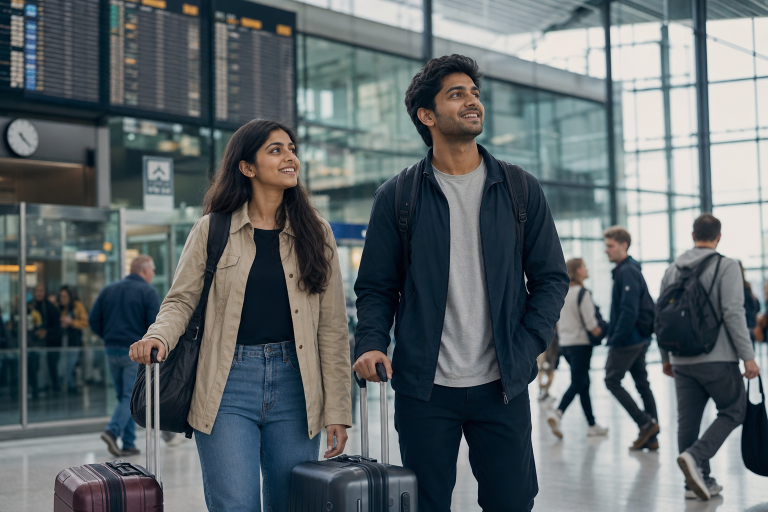
#> input picture promo-video/frames/02_arrival.jpg, 1536 x 1024 px, given in place of p01_host_phone.jpg, which was not available (shown at 1/2 size)
$ python build_v2.py
#> lines starting #> are read from the running program, lines starting #| are printed output that depends on the picture; after the words box and inside, x2 and y2 are one past the last pixel; in counts of white or black regions, pixels touching at a corner belong together; pictures that were not available may be replaced by others from this repository, and a replacement may not be noted
#!/usr/bin/env python3
"""Build findIndian.de promotional video with Indian female VO + product scenes."""
from __future__ import annotations

import math
import subprocess
import struct
import wave
from pathlib import Path

from PIL import Image, ImageDraw, ImageEnhance, ImageFilter, ImageFont, ImageOps

ROOT = Path("/Users/vyasreddy/work/findindian.de/findindian-mobile/promo-video")
ASSETS = Path("/Users/vyasreddy/.cursor/projects/Users-vyasreddy-work-findindian-de/assets")
SHOTS = Path("/Users/vyasreddy/work/findindian.de/findindian-mobile/screenshots")
FRAMES = ROOT / "frames"
PREP = ROOT / "prepared_v2"
CLIPS = ROOT / "clips_v2"
OUT = ROOT / "out"

W, H = 1920, 1080
FPS = 30
FADE = 0.55
PAUSE = 0.35

# VO line durations from say -v Tara (seconds)
LINE_DURS = [
    2.670522,
    3.150023,
    4.902041,
    2.483220,
    4.305805,
    3.481950,
    2.425261,
    3.243719,
]

CAPTIONS = [
    "Moving to Germany?",
    "Housing · Jobs · Community",
    "findIndian.de — Connect Indians in Germany",
    "Find Indians near you",
    "Posts · Accommodation · Jobs",
    "One community. Zero spam.",
    "Connect · Meet · Grow Together",
    "Join findIndian.de today",
]


def font(size: int) -> ImageFont.FreeTypeFont:
    for path in (
        "/System/Library/Fonts/Supplemental/Arial Bold.ttf",
        "/System/Library/Fonts/Supplemental/Georgia Bold.ttf",
        "/System/Library/Fonts/Supplemental/Arial.ttf",
    ):
        try:
            return ImageFont.truetype(path, size=size)
        except OSError:
            continue
    return ImageFont.load_default()


def cover(img: Image.Image, tw: int, th: int) -> Image.Image:
    scale = max(tw / img.width, th / img.height)
    nw, nh = int(img.width * scale + 0.5), int(img.height * scale + 0.5)
    img = img.resize((nw, nh), Image.Resampling.LANCZOS)
    left, top = (nw - tw) // 2, (nh - th) // 2
    return img.crop((left, top, left + tw, top + th))


def rounded_rect_mask(size: tuple[int, int], radius: int) -> Image.Image:
    mask = Image.new("L", size, 0)
    d = ImageDraw.Draw(mask)
    d.rounded_rectangle((0, 0, size[0] - 1, size[1] - 1), radius=radius, fill=255)
    return mask


def phone_mockup(screenshot: Image.Image, bg: Image.Image, caption: str) -> Image.Image:
    """Place a phone screenshot on a blurred lifestyle background."""
    canvas = cover(bg.convert("RGB"), W, H)
    canvas = ImageEnhance.Brightness(canvas).enhance(0.55)
    canvas = canvas.filter(ImageFilter.GaussianBlur(12))
    # dark gradient for readability
    overlay = Image.new("RGBA", (W, H), (0, 0, 0, 0))
    od = ImageDraw.Draw(overlay)
    for y in range(H):
        a = int(40 + 90 * (y / H))
        od.line([(0, y), (W, y)], fill=(8, 16, 40, a // 3))

    # phone geometry
    phone_h = 920
    phone_w = int(phone_h * (screenshot.width / screenshot.height))
    phone_w = min(phone_w, 430)
    phone_h = int(phone_w * (screenshot.height / screenshot.width))

    bezel = 18
    radius = 48
    frame_w, frame_h = phone_w + bezel * 2, phone_h + bezel * 2
    frame = Image.new("RGBA", (frame_w, frame_h), (20, 20, 24, 255))
    frame_mask = rounded_rect_mask((frame_w, frame_h), radius)
    screen = screenshot.convert("RGB").resize((phone_w, phone_h), Image.Resampling.LANCZOS)
    screen_rgba = screen.convert("RGBA")
    screen_mask = rounded_rect_mask((phone_w, phone_h), radius - 10)
    # paste screen into frame
    frame.paste(screen_rgba, (bezel, bezel), screen_mask)
    # subtle highlight rim
    rim = Image.new("RGBA", (frame_w, frame_h), (0, 0, 0, 0))
    rd = ImageDraw.Draw(rim)
    rd.rounded_rectangle((1, 1, frame_w - 2, frame_h - 2), radius=radius, outline=(255, 255, 255, 50), width=2)

    # drop shadow
    shadow = Image.new("RGBA", (frame_w + 40, frame_h + 40), (0, 0, 0, 0))
    sd = ImageDraw.Draw(shadow)
    sd.rounded_rectangle((20, 28, 20 + frame_w, 28 + frame_h), radius=radius, fill=(0, 0, 0, 140))
    shadow = shadow.filter(ImageFilter.GaussianBlur(18))

    base = canvas.convert("RGBA")
    base = Image.alpha_composite(base, overlay)
    px = (W - frame_w) // 2
    py = (H - frame_h) // 2 - 30
    base.paste(shadow, (px - 20, py - 20), shadow)
    base.paste(frame, (px, py), frame_mask)
    base.paste(rim, (px, py), rim)

    # caption
    draw = ImageDraw.Draw(base)
    f = font(46)
    bbox = draw.textbbox((0, 0), caption, font=f)
    tw = bbox[2] - bbox[0]
    x = (W - tw) // 2
    y = H - 100
    # caption pill
    pad_x, pad_y = 28, 14
    pill = Image.new("RGBA", (tw + pad_x * 2, (bbox[3] - bbox[1]) + pad_y * 2), (0, 0, 0, 0))
    pd = ImageDraw.Draw(pill)
    pd.rounded_rectangle((0, 0, pill.width - 1, pill.height - 1), radius=18, fill=(0, 0, 0, 150))
    base.paste(pill, (x - pad_x, y - pad_y), pill)
    draw = ImageDraw.Draw(base)
    draw.text((x, y), caption, font=f, fill=(255, 255, 255, 245))
    return base.convert("RGB")


def lifestyle_caption(bg_path: Path, caption: str, darken: float = 0.78) -> Image.Image:
    img = cover(Image.open(bg_path).convert("RGB"), W, H)
    img = ImageEnhance.Color(img).enhance(1.06)
    img = ImageEnhance.Contrast(img).enhance(1.05)
    img = ImageEnhance.Brightness(img).enhance(darken)
    rgba = img.convert("RGBA")
    overlay = Image.new("RGBA", (W, H), (0, 0, 0, 0))
    d = ImageDraw.Draw(overlay)
    bar_h = 220
    for y in range(bar_h):
        a = int(185 * (y / bar_h) ** 1.15)
        d.line([(0, H - bar_h + y), (W, H - bar_h + y)], fill=(0, 0, 0, a))
    f = font(48)
    bbox = d.textbbox((0, 0), caption, font=f)
    tw = bbox[2] - bbox[0]
    x = (W - tw) // 2
    y = H - 120
    d.text((x + 2, y + 2), caption, font=f, fill=(0, 0, 0, 160))
    d.text((x, y), caption, font=f, fill=(255, 255, 255, 245))
    return Image.alpha_composite(rgba, overlay).convert("RGB")


# [93 lines left out: functions endcard, ken_burns, soft_ambient, scene_durations, not called in this run]


def main() -> None:
    for d in (FRAMES, PREP, CLIPS, OUT):
        d.mkdir(parents=True, exist_ok=True)

    # Sync generated lifestyle assets
    for name in (
        "p01_host_phone.jpg",
        "p02_meet_community.jpg",
        "p03_housing.jpg",
        "p04_jobs_career.jpg",
        "p05_map_phone.jpg",
        "01_host.jpg",
        "06_brandenburg.jpg",
        "08_endcard_bg.jpg",
    ):
        src = ASSETS / name
        if src.exists():
            (FRAMES / name).write_bytes(src.read_bytes())

    print("Compositing promotional frames...")
    # 1 host
    lifestyle_caption(FRAMES / "p01_host_phone.jpg", CAPTIONS[0], 0.9).save(PREP / "s01.jpg", quality=95)
#> in cover, `scale = max(tw / img.width, th / img.height)`: scale = 1.25
#> in cover, `nw, nh = int(img.width * scale + 0.5), int(img.height * scale + 0.5)`: nw = 1920; nh = 1280
#> in cover, `left, top = (nw - tw) // 2, (nh - th) // 2`: left = 0; top = 100
#> in cover, `return img.crop((left, top, left + tw, top + th))`:
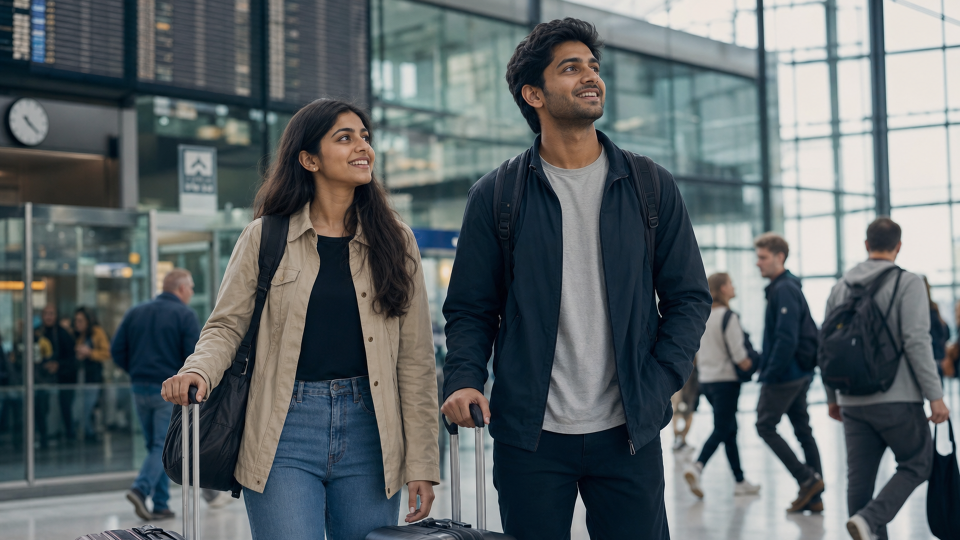
#> returned value: PIL image 1920x1080 RGB (shown at 1/2 size); mean R, G, B 93.8, 102, 104.6
#> in lifestyle_caption, `overlay = Image.new("RGBA", (W, H), (0, 0, 0, 0))`: overlay: PIL image 1920x1080 RGBA; every value is 0
#> in lifestyle_caption, `bbox = d.textbbox((0, 0), caption, font=f)`: bbox = (0, 9, 498, 55)
#> in lifestyle_caption, `tw = bbox[2] - bbox[0]`: tw = 498
#> in lifestyle_caption, `x = (W - tw) // 2`: x = 711
    # 2 community meet / overwhelm -> housing vibe
    lifestyle_caption(FRAMES / "p03_housing.jpg", CAPTIONS[1], 0.82).save(PREP / "s02.jpg", quality=95)
#> call 2 of lifestyle_caption, with caption = 'Housing · Jobs · Community', darken = 0.82
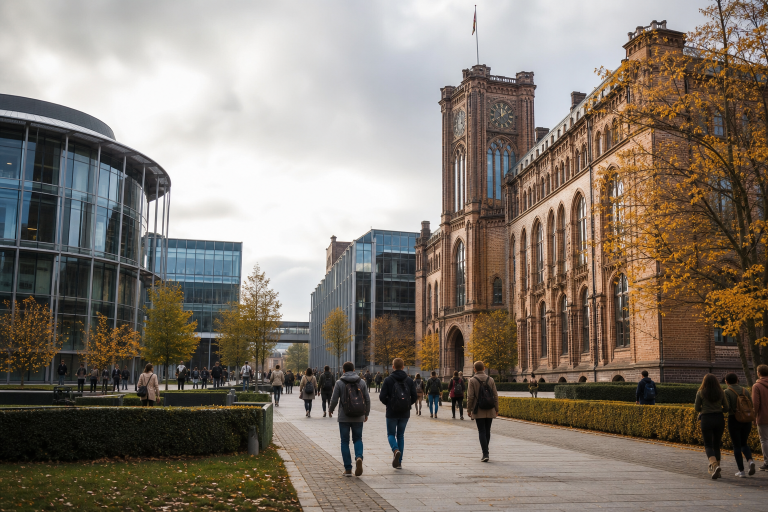
#> input picture promo-video/frames/03_campus.jpg, 1536 x 1024 px, given in place of p03_housing.jpg, which was not available (shown at 1/2 size)
#> in lifestyle_caption (call 2), `img = ImageEnhance.Brightness(img).enhance(darken)`:
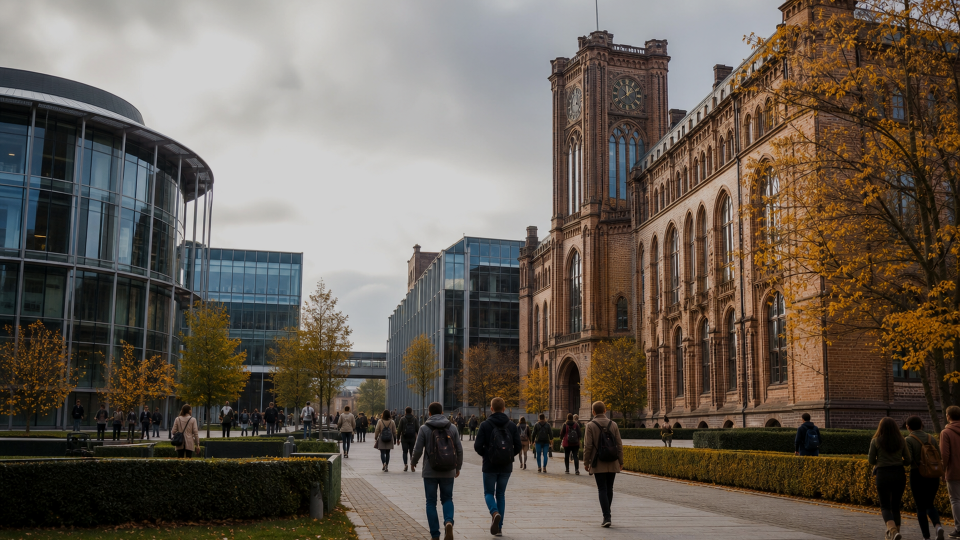
#> img: PIL image 1920x1080 RGB (shown at 1/2 size); mean R, G, B 103.2, 93.9, 84.2
#> in lifestyle_caption (call 2), `bbox = d.textbbox((0, 0), caption, font=f)`: bbox = (0, 9, 664, 55)
#> in lifestyle_caption (call 2), `tw = bbox[2] - bbox[0]`: tw = 664
#> in lifestyle_caption (call 2), `x = (W - tw) // 2`: x = 628
    # 3 brand why
    lifestyle_caption(FRAMES / "p02_meet_community.jpg", CAPTIONS[2], 0.78).save(PREP / "s03.jpg", quality=95)
    # 4 members map screenshot
    members = Image.open(SHOTS / "members_screenshot.jpeg")
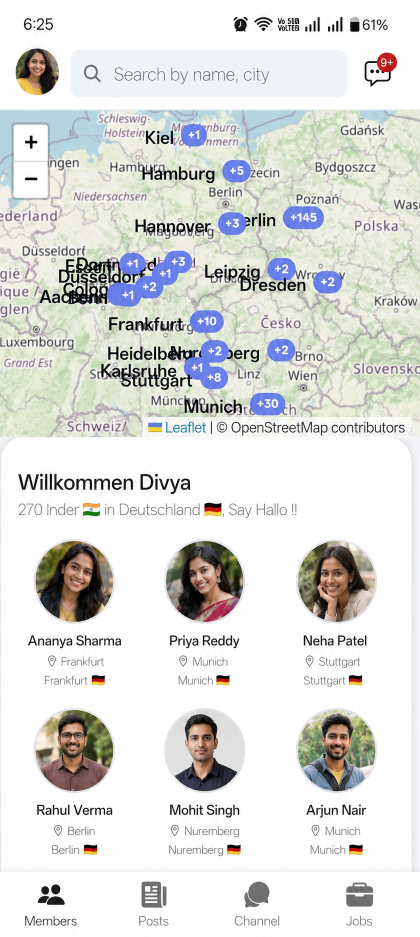
#> input picture screenshots/members_screenshot.jpeg, 840 x 1873 px, found by its file name (shown at 1/2 size)
#> members is the input picture: PIL image 840x1873 RGB; mean R, G, B 220.7, 221.5, 218.8
    phone_mockup(members, Image.open(FRAMES / "p05_map_phone.jpg"), CAPTIONS[3]).save(PREP / "s04.jpg", quality=95)
#> in rounded_rect_mask, `mask = Image.new("L", size, 0)`: mask: PIL image 448x954 L; every value is 0
#> in phone_mockup, `frame_mask = rounded_rect_mask((frame_w, frame_h), radius)`:
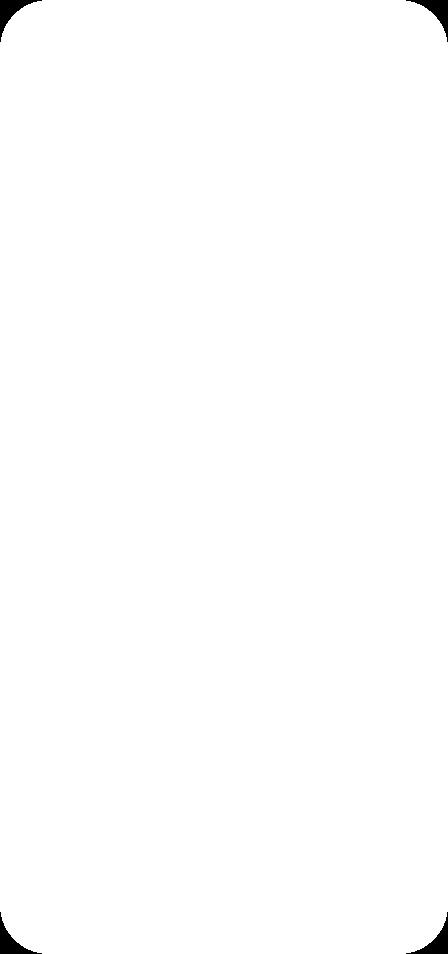
#> frame_mask: PIL image 448x954 L; 99.5% white; 4 black regions, box (x1, y1, x2, y2) and area: (0, 0, 42, 42) 508, (406, 0, 448, 42) 508, (0, 912, 42, 954) 508, (406, 912, 448, 954) 508
#> in rounded_rect_mask (call 2), `mask = Image.new("L", size, 0)`: mask: PIL image 412x918 L; every value is 0
#> in phone_mockup, `screen_mask = rounded_rect_mask((phone_w, phone_h), radius - 10)`: screen_mask: PIL image 412x918 L; 99.7% white; 4 black regions, box (x1, y1, x2, y2) and area: (0, 0, 32, 32) 321, (380, 0, 412, 32) 321, (0, 886, 32, 918) 321, (380, 886, 412, 918) 321
#> in phone_mockup, `rim = Image.new("RGBA", (frame_w, frame_h), (0, 0, 0, 0))`: rim: PIL image 448x954 RGBA; every value is 0
#> in phone_mockup, `shadow = Image.new("RGBA", (frame_w + 40, frame_h + 40), (0, 0, 0, 0))`: shadow: PIL image 488x994 RGBA; every value is 0
#> in phone_mockup, `bbox = draw.textbbox((0, 0), caption, font=f)`: bbox = (0, 8, 493, 53)
#> in phone_mockup, `tw = bbox[2] - bbox[0]`: tw = 493
#> in phone_mockup, `x = (W - tw) // 2`: x = 713
#> in phone_mockup, `pill = Image.new("RGBA", (tw + pad_x * 2, (bbox[3] - bbox[1]) + pad_y ..`: pill: PIL image 549x73 RGBA; every value is 0
#> in phone_mockup, `base.paste(pill, (x - pad_x, y - pad_y), pill)`:
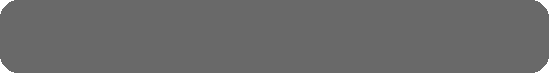
#> pill: PIL image 549x73 RGBA; mean R, G, B, A 0, 0, 0, 148.9; transparent parts drawn white
#> in phone_mockup, `return base.convert("RGB")`:
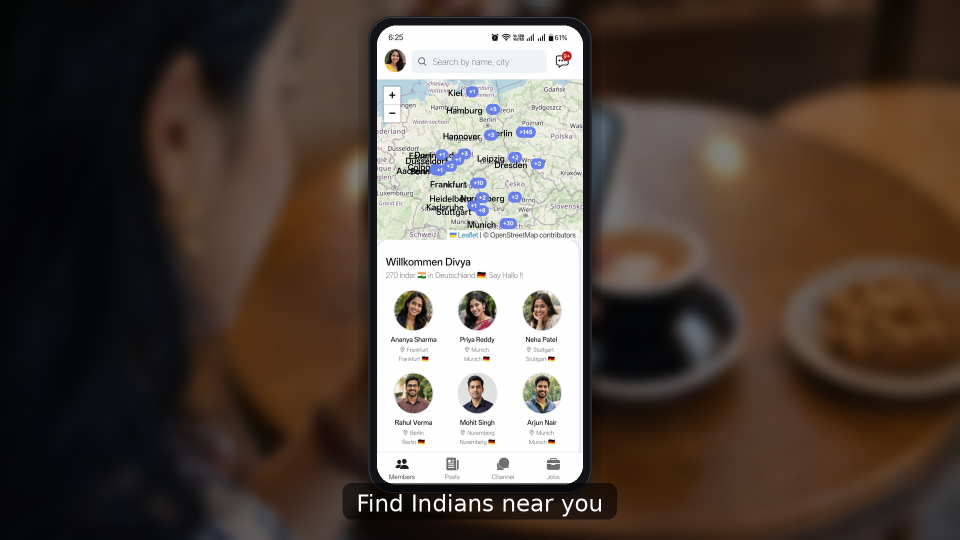
#> returned value: PIL image 1920x1080 RGB (shown at 1/2 size); mean R, G, B 84.4, 72.7, 64.9
    # 5 jobs + community posts feel — use jobs screenshot
#> (the run stopped early here; a loop or call above may not have finished)
